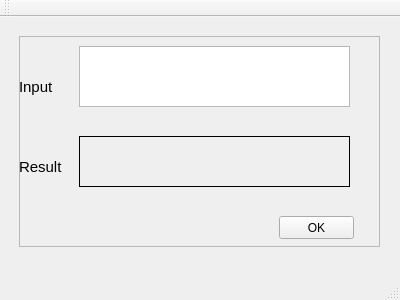
<?xml version="1.0" encoding="UTF-8"?>
<ui version="4.0">
 <class>BaseWindow</class>
 <widget class="QMainWindow" name="BaseWindow">
  <property name="geometry">
   <rect>
    <x>0</x>
    <y>0</y>
    <width>400</width>
    <height>300</height>
   </rect>
  </property>
  <property name="font">
   <font>
    <family>Meiryo UI</family>
   </font>
  </property>
  <property name="windowTitle">
   <string>BaseWindow</string>
  </property>
  <widget class="QWidget" name="centralWidget">
   <widget class="QFrame" name="frame">
    <property name="geometry">
     <rect>
      <x>19</x>
      <y>19</y>
      <width>361</width>
      <height>211</height>
     </rect>
    </property>
    <property name="frameShape">
     <enum>QFrame::StyledPanel</enum>
    </property>
    <property name="frameShadow">
     <enum>QFrame::Raised</enum>
    </property>
    <widget class="QPushButton" name="sendButton">
     <property name="geometry">
      <rect>
       <x>260</x>
       <y>180</y>
       <width>75</width>
       <height>23</height>
      </rect>
     </property>
     <property name="text">
      <string>OK</string>
     </property>
    </widget>
    <widget class="QLabel" name="outputText">
     <property name="geometry">
      <rect>
       <x>60</x>
       <y>100</y>
       <width>271</width>
       <height>51</height>
      </rect>
     </property>
     <property name="font">
      <font>
       <pointsize>13</pointsize>
      </font>
     </property>
     <property name="frameShape">
      <enum>QFrame::Box</enum>
     </property>
     <property name="text">
      <string/>
     </property>
    </widget>
    <widget class="QPlainTextEdit" name="inputText">
     <property name="geometry">
      <rect>
       <x>60</x>
       <y>10</y>
       <width>271</width>
       <height>61</height>
      </rect>
     </property>
     <property name="font">
      <font>
       <pointsize>13</pointsize>
      </font>
     </property>
    </widget>
    <widget class="QLabel" name="inputLabel">
     <property name="geometry">
      <rect>
       <x>0</x>
       <y>40</y>
       <width>61</width>
       <height>21</height>
      </rect>
     </property>
     <property name="font">
      <font>
       <pointsize>11</pointsize>
      </font>
     </property>
     <property name="text">
      <string>Input</string>
     </property>
    </widget>
    <widget class="QLabel" name="resultLabel">
     <property name="geometry">
      <rect>
       <x>0</x>
       <y>120</y>
       <width>61</width>
       <height>21</height>
      </rect>
     </property>
     <property name="font">
      <font>
       <pointsize>11</pointsize>
      </font>
     </property>
     <property name="text">
      <string>Result</string>
     </property>
    </widget>
   </widget>
  </widget>
  <widget class="QMenuBar" name="menuBar">
   <property name="geometry">
    <rect>
     <x>0</x>
     <y>0</y>
     <width>400</width>
     <height>21</height>
    </rect>
   </property>
  </widget>
  <widget class="QToolBar" name="mainToolBar">
   <attribute name="toolBarArea">
    <enum>TopToolBarArea</enum>
   </attribute>
   <attribute name="toolBarBreak">
    <bool>false</bool>
   </attribute>
  </widget>
  <widget class="QStatusBar" name="statusBar"/>
 </widget>
 <layoutdefault spacing="6" margin="11"/>
 <resources/>
 <connections/>
</ui>
